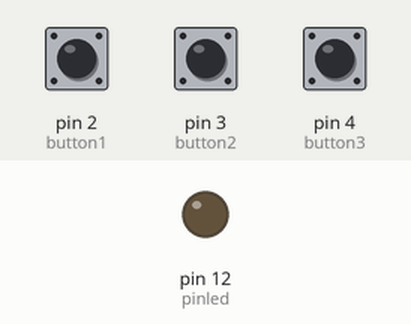
Simulated run of this sketch. Board: Arduino Uno, built with avr-gcc and run on an emulated ATmega328P. Shown: output pins drawn as LEDs (lit = HIGH). The test bench sets the inputs (shaded band); at power-on: pin 2 (button1) HIGH, pin 3 (button2) HIGH, pin 4 (button3) HIGH.

Above: at 1.2 s.
1.3 s: pin 2 (button1) pulled LOW for 0.15 s
At 1.37 s:
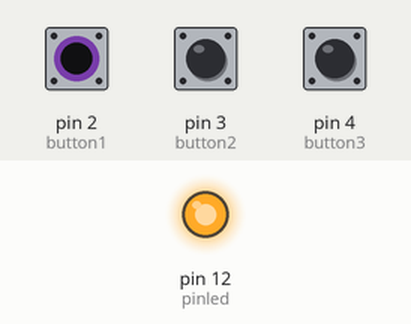
2.9 s: pin 2 (button1) pulled LOW for 3.2 s
At 6.6 s:
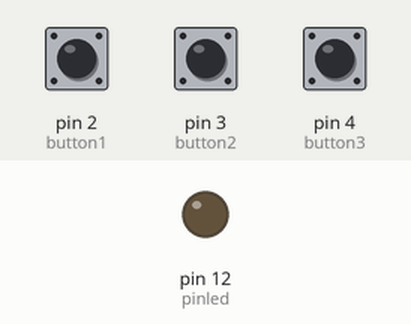
7.6 s: pin 3 (button2) pulled LOW for 3.2 s
At 9.0 s:
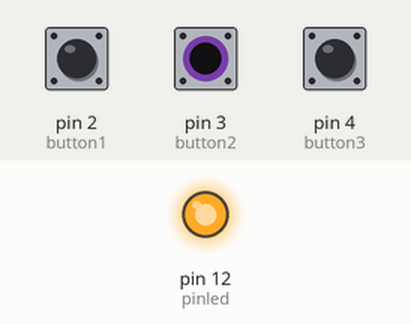
Timing chart, 0 to 12.3 s (numbered marks = the images above; inputs shaded):
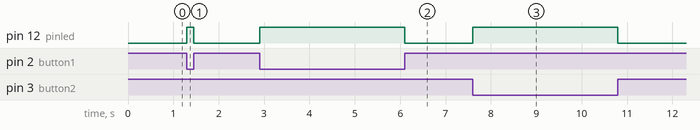

Measured:
- after the input at 1.3 s, pin 12 (pinled): LOW → HIGH at once, → LOW 0.15 s later
- after the input at 2.9 s, pin 12 (pinled): LOW → HIGH at once, → LOW 3.2 s later
- after the input at 7.6 s, pin 12 (pinled): LOW → HIGH at once, → LOW 3.2 s later

The sketch:

multiple_button_led.ino
```cpp
int pinled = 12;
int button1 = 2 , button2 = 3 , button3 = 4;
int state1 , state2 , state3;

void setup(){

  pinMode(pinled , OUTPUT);
  pinMode(button1 , INPUT);
  pinMode(button2 , INPUT);
  pinMode(button3 , INPUT);

}

void loop(){

  state1 = digitalRead(button1);
  state2 = digitalRead(button2);
  state3 = digitalRead(button3);

  if(state1 == LOW || state2 == LOW || state3 == LOW){

    digitalWrite(pinled , HIGH);
  }
  else{
    digitalWrite(pinled , LOW);
  }
}
```
